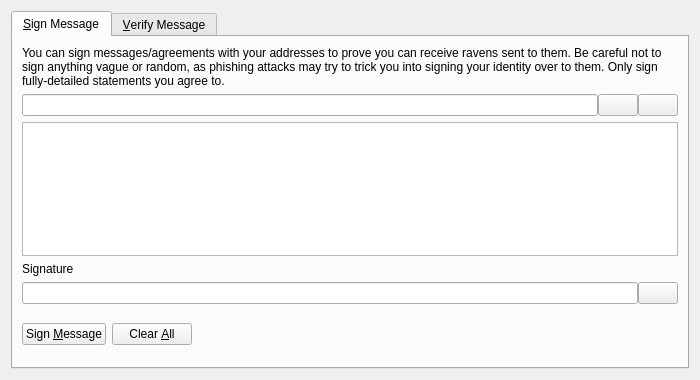
<?xml version="1.0" encoding="UTF-8"?>
<ui version="4.0">
 <class>SignVerifyMessageDialog</class>
 <widget class="QDialog" name="SignVerifyMessageDialog">
  <property name="geometry">
   <rect>
    <x>0</x>
    <y>0</y>
    <width>700</width>
    <height>380</height>
   </rect>
  </property>
  <property name="windowTitle">
   <string>Signatures - Sign / Verify a Message</string>
  </property>
  <property name="modal">
   <bool>true</bool>
  </property>
  <layout class="QVBoxLayout" name="verticalLayout">
   <item>
    <widget class="QTabWidget" name="tabWidget">
     <property name="currentIndex">
      <number>0</number>
     </property>
     <widget class="QWidget" name="tabSignMessage">
      <attribute name="title">
       <string>&amp;Sign Message</string>
      </attribute>
      <layout class="QVBoxLayout" name="verticalLayout_SM">
       <item>
        <widget class="QLabel" name="infoLabel_SM">
         <property name="text">
          <string>You can sign messages/agreements with your addresses to prove you can receive ravens sent to them. Be careful not to sign anything vague or random, as phishing attacks may try to trick you into signing your identity over to them. Only sign fully-detailed statements you agree to.</string>
         </property>
         <property name="textFormat">
          <enum>Qt::PlainText</enum>
         </property>
         <property name="wordWrap">
          <bool>true</bool>
         </property>
        </widget>
       </item>
       <item>
        <layout class="QHBoxLayout" name="horizontalLayout_1_SM">
         <property name="spacing">
          <number>0</number>
         </property>
         <item>
          <widget class="QValidatedLineEdit" name="addressIn_SM">
           <property name="toolTip">
            <string>The Aurora Borealis address to sign the message with</string>
           </property>
          </widget>
         </item>
         <item>
          <widget class="QPushButton" name="addressBookButton_SM">
           <property name="toolTip">
            <string>Choose previously used address</string>
           </property>
           <property name="text">
            <string/>
           </property>
           <property name="icon">
            <iconset resource="../raven.qrc">
             <normaloff>:/icons/address-book</normaloff>:/icons/address-book</iconset>
           </property>
           <property name="shortcut">
            <string>Alt+A</string>
           </property>
           <property name="autoDefault">
            <bool>false</bool>
           </property>
          </widget>
         </item>
         <item>
          <widget class="QPushButton" name="pasteButton_SM">
           <property name="toolTip">
            <string>Paste address from clipboard</string>
           </property>
           <property name="text">
            <string/>
           </property>
           <property name="icon">
            <iconset resource="../raven.qrc">
             <normaloff>:/icons/editpaste</normaloff>:/icons/editpaste</iconset>
           </property>
           <property name="shortcut">
            <string>Alt+P</string>
           </property>
           <property name="autoDefault">
            <bool>false</bool>
           </property>
          </widget>
         </item>
        </layout>
       </item>
       <item>
        <widget class="QPlainTextEdit" name="messageIn_SM">
         <property name="toolTip">
          <string>Enter the message you want to sign here</string>
         </property>
        </widget>
       </item>
       <item>
        <widget class="QLabel" name="signatureLabel_SM">
         <property name="text">
          <string>Signature</string>
         </property>
         <property name="textFormat">
          <enum>Qt::PlainText</enum>
         </property>
        </widget>
       </item>
       <item>
        <layout class="QHBoxLayout" name="horizontalLayout_2_SM">
         <property name="spacing">
          <number>0</number>
         </property>
         <item>
          <widget class="QLineEdit" name="signatureOut_SM">
           <property name="font">
            <font>
             <italic>true</italic>
            </font>
           </property>
           <property name="readOnly">
            <bool>true</bool>
           </property>
          </widget>
         </item>
         <item>
          <widget class="QPushButton" name="copySignatureButton_SM">
           <property name="toolTip">
            <string>Copy the current signature to the system clipboard</string>
           </property>
           <property name="text">
            <string/>
           </property>
           <property name="icon">
            <iconset resource="../raven.qrc">
             <normaloff>:/icons/editcopy</normaloff>:/icons/editcopy</iconset>
           </property>
           <property name="autoDefault">
            <bool>false</bool>
           </property>
          </widget>
         </item>
        </layout>
       </item>
       <item>
        <layout class="QHBoxLayout" name="horizontalLayout_3_SM">
         <item>
          <widget class="QPushButton" name="signMessageButton_SM">
           <property name="toolTip">
            <string>Sign the message to prove you own this Aurora Borealis address</string>
           </property>
           <property name="text">
            <string>Sign &amp;Message</string>
           </property>
           <property name="icon">
            <iconset resource="../raven.qrc">
             <normaloff>:/icons/edit</normaloff>:/icons/edit</iconset>
           </property>
           <property name="autoDefault">
            <bool>false</bool>
           </property>
          </widget>
         </item>
         <item>
          <widget class="QPushButton" name="clearButton_SM">
           <property name="toolTip">
            <string>Reset all sign message fields</string>
           </property>
           <property name="text">
            <string>Clear &amp;All</string>
           </property>
           <property name="icon">
            <iconset resource="../raven.qrc">
             <normaloff>:/icons/remove</normaloff>:/icons/remove</iconset>
           </property>
           <property name="autoDefault">
            <bool>false</bool>
           </property>
          </widget>
         </item>
         <item>
          <spacer name="horizontalSpacer_1_SM">
           <property name="orientation">
            <enum>Qt::Horizontal</enum>
           </property>
           <property name="sizeHint" stdset="0">
            <size>
             <width>40</width>
             <height>48</height>
            </size>
           </property>
          </spacer>
         </item>
         <item>
          <widget class="QLabel" name="statusLabel_SM">
           <property name="font">
            <font>
             <weight>75</weight>
             <bold>true</bold>
            </font>
           </property>
           <property name="text">
            <string/>
           </property>
           <property name="wordWrap">
            <bool>true</bool>
           </property>
          </widget>
         </item>
         <item>
          <spacer name="horizontalSpacer_2_SM">
           <property name="orientation">
            <enum>Qt::Horizontal</enum>
           </property>
           <property name="sizeHint" stdset="0">
            <size>
             <width>40</width>
             <height>48</height>
            </size>
           </property>
          </spacer>
         </item>
        </layout>
       </item>
      </layout>
     </widget>
     <widget class="QWidget" name="tabVerifyMessage">
      <attribute name="title">
       <string>&amp;Verify Message</string>
      </attribute>
      <layout class="QVBoxLayout" name="verticalLayout_VM">
       <item>
        <widget class="QLabel" name="infoLabel_VM">
         <property name="text">
          <string>Enter the receiver's address, message (ensure you copy line breaks, spaces, tabs, etc. exactly) and signature below to verify the message. Be careful not to read more into the signature than what is in the signed message itself, to avoid being tricked by a man-in-the-middle attack. Note that this only proves the signing party receives with the address, it cannot prove sendership of any transaction!</string>
         </property>
         <property name="textFormat">
          <enum>Qt::PlainText</enum>
         </property>
         <property name="alignment">
          <set>Qt::AlignLeading|Qt::AlignLeft|Qt::AlignTop</set>
         </property>
         <property name="wordWrap">
          <bool>true</bool>
         </property>
        </widget>
       </item>
       <item>
        <layout class="QHBoxLayout" name="horizontalLayout_1_VM">
         <property name="spacing">
          <number>0</number>
         </property>
         <item>
          <widget class="QValidatedLineEdit" name="addressIn_VM">
           <property name="toolTip">
            <string>The Aurora Borealis address the message was signed with</string>
           </property>
          </widget>
         </item>
         <item>
          <widget class="QPushButton" name="addressBookButton_VM">
           <property name="toolTip">
            <string>Choose previously used address</string>
           </property>
           <property name="text">
            <string/>
           </property>
           <property name="icon">
            <iconset resource="../raven.qrc">
             <normaloff>:/icons/address-book</normaloff>:/icons/address-book</iconset>
           </property>
           <property name="shortcut">
            <string>Alt+A</string>
           </property>
           <property name="autoDefault">
            <bool>false</bool>
           </property>
          </widget>
         </item>
        </layout>
       </item>
       <item>
        <widget class="QPlainTextEdit" name="messageIn_VM"/>
       </item>
       <item>
        <widget class="QValidatedLineEdit" name="signatureIn_VM"/>
       </item>
       <item>
        <layout class="QHBoxLayout" name="horizontalLayout_2_VM">
         <item>
          <widget class="QPushButton" name="verifyMessageButton_VM">
           <property name="toolTip">
            <string>Verify the message to ensure it was signed with the specified Aurora Borealis address</string>
           </property>
           <property name="text">
            <string>Verify &amp;Message</string>
           </property>
           <property name="icon">
            <iconset resource="../raven.qrc">
             <normaloff>:/icons/transaction_0</normaloff>:/icons/transaction_0</iconset>
           </property>
           <property name="autoDefault">
            <bool>false</bool>
           </property>
          </widget>
         </item>
         <item>
          <widget class="QPushButton" name="clearButton_VM">
           <property name="toolTip">
            <string>Reset all verify message fields</string>
           </property>
           <property name="text">
            <string>Clear &amp;All</string>
           </property>
           <property name="icon">
            <iconset resource="../raven.qrc">
             <normaloff>:/icons/remove</normaloff>:/icons/remove</iconset>
           </property>
           <property name="autoDefault">
            <bool>false</bool>
           </property>
          </widget>
         </item>
         <item>
          <spacer name="horizontalSpacer_1_VM">
           <property name="orientation">
            <enum>Qt::Horizontal</enum>
           </property>
           <property name="sizeHint" stdset="0">
            <size>
             <width>40</width>
             <height>48</height>
            </size>
           </property>
          </spacer>
         </item>
         <item>
          <widget class="QLabel" name="statusLabel_VM">
           <property name="font">
            <font>
             <weight>75</weight>
             <bold>true</bold>
            </font>
           </property>
           <property name="text">
            <string/>
           </property>
           <property name="wordWrap">
            <bool>true</bool>
           </property>
          </widget>
         </item>
         <item>
          <spacer name="horizontalSpacer_2_VM">
           <property name="orientation">
            <enum>Qt::Horizontal</enum>
           </property>
           <property name="sizeHint" stdset="0">
            <size>
             <width>40</width>
             <height>48</height>
            </size>
           </property>
          </spacer>
         </item>
        </layout>
       </item>
      </layout>
     </widget>
    </widget>
   </item>
  </layout>
 </widget>
 <customwidgets>
  <customwidget>
   <class>QValidatedLineEdit</class>
   <extends>QLineEdit</extends>
   <header>qvalidatedlineedit.h</header>
  </customwidget>
 </customwidgets>
 <resources>
  <include location="../raven.qrc"/>
 </resources>
 <connections/>
</ui>
